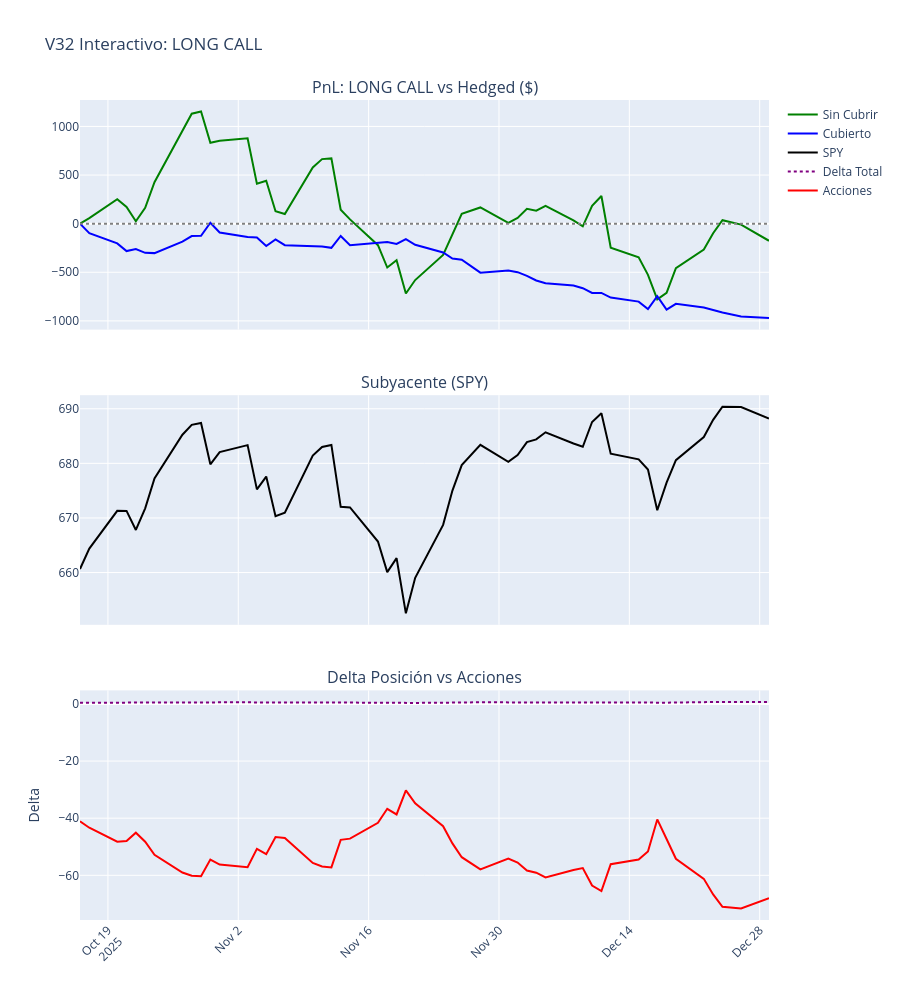

The code cell stored with this chart in its notebook:
### Markdown cell above
# 7.	Diseño una función de cobertura. Comparar la posición cubierta vs expuesta (delta-hedging).
## Simulador Interactivo de Cobertura Dinámica

Esta implementación permite realizar *Backtesting* de estrategias de volatilidad, comparando el rendimiento de una posición desnuda (*naked*) frente a una cubierta dinámicamente (*hedged*).

### 1. Abstracción del Rebalanceo

* **El Reto:** Un *Long Call* tiene Delta positivo (requiere vender acciones para cubrir). Un *Long Put* tiene Delta negativo (requiere comprar acciones). Un *Short Call* invierte el signo del Delta.
* **La Solución:** Se calcula el **Delta de Posición** neto. Esto permite que el mismo bloque de código gestione correctamente las 4 combinaciones posibles (Largo/Corto + Call/Put) sin necesidad de condicionales complejos.
   

### 2. Interacción de Usuario (UX)
Se utiliza un patrón de diseño de menú por consola (`input()`) con validación de entrada (`while True`).

### 3. Atribución de PnL (Hedged vs. Unhedged)
El gráfico final desglosa el rendimiento en dos componentes:
1.  **PnL Sin Cubrir (Línea Verde):** Es la exposición direccional pura. Muestra cuánto dinero se gana/pierde solo por tener la opción.
2.  **PnL Cubierto (Línea Azul):** Es el resultado de la estrategia de volatilidad pura.
    * Si la línea azul es estable y ascendente, significa que la volatilidad implícita vendida era mayor que la realizada (Scalping de Gamma).
    * Si la línea azul cae, indica que el coste de la cobertura (comprar caro, vender barato) superó al ingreso por prima (Theta).

### 4. Supuestos de Simulación
* **Frecuencia:** Rebalanceo diario (al cierre de mercado).
* **Costes:** No se incluyen comisiones ni *slippage* (deslizamiento) en la ejecución de las acciones, lo cual es un escenario idealizado. En la realidad, el PnL cubierto sería ligeramente inferior debido a la operativa.

### Code cell
# -*- coding: utf-8 -*-
"""
Ejercicio Máster V32: Simulador Interactivo (Menú de Selección)
---------------------------------------------------------------
MEJORA:
- Ahora el usuario elige la estrategia en tiempo de ejecución
  escribiendo en la consola.
- No hace falta editar el código para cambiar de Call a Put.
"""

import math
import datetime as dt
import pandas as pd
import plotly.graph_objects as go
from plotly.subplots import make_subplots
from ib_insync import IB, Stock, Option, util

# --- 1. MATEMÁTICAS ---
def norm_cdf(x):
    return 0.5 * (1.0 + math.erf(x / math.sqrt(2.0)))

def norm_pdf(x):
    return (1.0 / math.sqrt(2.0 * math.pi)) * math.exp(-0.5 * x * x)

def calculate_greeks_manual(S, K, T, r, q, price, right):
    if T <= 0.001 or price <= 0.01: return {"IV": 0, "Delta": 0}
    def bs_price(vol):
        if vol < 1e-4: vol = 1e-4
        d1 = (math.log(S/K) + (r - q + 0.5*vol**2)*T) / (vol*math.sqrt(T))
        d2 = d1 - vol*math.sqrt(T)
        if right == "C": return math.exp(-q*T)*S*norm_cdf(d1) - math.exp(-r*T)*K*norm_cdf(d2)
        else: return math.exp(-r*T)*K*norm_cdf(-d2) - math.exp(-q*T)*S*norm_cdf(-d1)

    lo, hi = 0.001, 5.0
    iv = float("nan")
    for _ in range(20):
        mid = (lo+hi)/2
        p = bs_price(mid)
        if abs(p - price) < 0.01:
            iv = mid; break
        if p > price: hi = mid
        else: lo = mid
    if math.isnan(iv): iv = (lo+hi)/2

    res = {"IV": iv * 100}
    try:
        d1 = (math.log(S/K) + (r - q + 0.5*iv**2)*T) / (iv*math.sqrt(T))
        eqT = math.exp(-q*T)
        if right == "C": res["Delta"] = eqT * norm_cdf(d1)
        else: res["Delta"] = eqT * (norm_cdf(d1) - 1.0)
    except:
        res["Delta"] = 0
    return res

# --- 2. MOTOR DE SIMULACIÓN ---
def run_universal_hedging(df, side, opt_type):
    print(f"Simulando cobertura para: {side} {opt_type}...")

    cash_hedged = 0.0
    shares_held = 0.0
    pnl_unhedged_list = []
    pnl_hedged_list = []
    hedge_pos_list = []
    position_delta_list = []

    initial_opt_price = df['Opt_Close'].iloc[0]
    qty_multiplier = 1 if side == "LONG" else -1

    for i in range(len(df)):
        row = df.iloc[i]

        # A) PnL Opción
        current_val = row['Opt_Close']
        if side == "LONG":
            pnl_option = (current_val - initial_opt_price) * 100
        else:
            pnl_option = (initial_opt_price - current_val) * 100
        pnl_unhedged_list.append(pnl_option)

        # B) Cobertura
        if i > 0:
            prev_row = df.iloc[i-1]
            price_change = row['Spot_Close'] - prev_row['Spot_Close']
            stock_pnl = shares_held * price_change
            cash_hedged += stock_pnl

        # Delta Total
        pos_delta = row['Delta'] * qty_multiplier
        position_delta_list.append(pos_delta)

        # Rebalanceo (Delta Neutral -> Target 0)
        # Si Delta es +0.5, vendo 50. Si es -0.5, compro 50.
        target_shares = -1 * pos_delta * 100
        shares_held = target_shares

        pnl_hedged_list.append(cash_hedged + pnl_option)
        hedge_pos_list.append(shares_held)

    df['PnL_Unhedged'] = pnl_unhedged_list
    df['PnL_Hedged'] = pnl_hedged_list
    df['Shares_Held'] = hedge_pos_list
    df['Pos_Delta'] = position_delta_list
    return df

# --- 3. GRÁFICO ---
def plot_results_v32(df, title_full):
    if df.empty: return
    days = len(df)
    start_d = df['Date'].iloc[0].strftime('%d-%b')
    end_d = df['Date'].iloc[-1].strftime('%d-%b')

    fig = make_subplots(
        rows=3, cols=1, shared_xaxes=True, vertical_spacing=0.08,
        subplot_titles=(f"PnL: {title_full} vs Hedged ($)", "Subyacente (SPY)", "Delta Posición vs Acciones")
    )

    fig.add_trace(go.Scatter(x=df['Date'], y=df['PnL_Unhedged'], name='Sin Cubrir', line=dict(color='green')), row=1, col=1)
    fig.add_trace(go.Scatter(x=df['Date'], y=df['PnL_Hedged'], name='Cubierto', line=dict(color='blue', width=2)), row=1, col=1)
    fig.add_hline(y=0, line_dash="dot", line_color="gray", row=1, col=1)

    fig.add_trace(go.Scatter(x=df['Date'], y=df['Spot_Close'], name='SPY', line=dict(color='black')), row=2, col=1)

    fig.add_trace(go.Scatter(x=df['Date'], y=df['Pos_Delta'], name='Delta Total', line=dict(color='purple', dash='dot')), row=3, col=1)
    fig.add_trace(go.Scatter(x=df['Date'], y=df['Shares_Held'], name='Acciones', line=dict(color='red'), yaxis="y2"), row=3, col=1)

    fig.update_layout(
        height=1000, title_text=f"V32 Interactivo: {title_full}", hovermode="x unified",
        xaxis3=dict(tickangle=-45),
        yaxis3=dict(title="Delta"),
        yaxis4=dict(title="Acciones", overlaying="y3", side="right", showgrid=False)
    )
    fig.write_html(f"Sim_V32_{title_full.replace(' ','_')}.html")
    print(f"\n[OK] Gráfico generado: Sim_V32_{title_full.replace(' ','_')}.html")
    try: fig.show()
    except: pass

# --- 4. DATA ---
def get_data_reconstruction(ib_conn, contract):
    try:
        bars = ib_conn.reqHistoricalData(contract, '', '1 Y', '1 day', 'MIDPOINT', 1, 1, False, [])
        if bars: return util.df(bars)
    except: pass
    bars_h = ib_conn.reqHistoricalData(contract, '', '6 M', '1 hour', 'MIDPOINT', 0, 1, False, [])
    if not bars_h: bars_h = ib_conn.reqHistoricalData(contract, '', '6 M', '1 hour', 'TRADES', 0, 1, False, [])
    if not bars_h: return None
    df_h = util.df(bars_h)
    df_h['date'] = pd.to_datetime(df_h['date'])
    if df_h['date'].dt.tz is not None: df_h['date'] = df_h['date'].dt.tz_localize(None)
    df_h.set_index('date', inplace=True)
    return df_h['close'].resample('D').last().dropna().reset_index()

# --- MAIN INTERACTIVO ---
if __name__ == "__main__":
    HOST = "127.0.0.1"; PORT = 7497; CLIENT_ID = 21
    SYMBOL = "SPY"
    TARGET_EXP = "20260116"

    print("\n" + "="*40)
    print("      CONFIGURACIÓN DE ESTRATEGIA")
    print("="*40)

    # 1. PREGUNTA: ¿Call o Put?
    while True:
        t_input = input("1. Tipo de Opción ([C]all / [P]ut): ").upper().strip()
        if t_input.startswith("C"):
            ESTRATEGIA_TIPO = "CALL"; break
        elif t_input.startswith("P"):
            ESTRATEGIA_TIPO = "PUT"; break
        print("   Error: Por favor escribe 'C' o 'P'.")

    # 2. PREGUNTA: ¿Largo o Corto?
    while True:
        s_input = input("2. Posición ([L]ong / [S]hort): ").upper().strip()
        if s_input.startswith("L"):
            POSICION_LADO = "LONG"; break
        elif s_input.startswith("S"):
            POSICION_LADO = "SHORT"; break
        print("   Error: Por favor escribe 'L' o 'S'.")

    print(f"\n--> SELECCIONADO: {POSICION_LADO} {ESTRATEGIA_TIPO}")
    print("Iniciando conexión con IBKR...\n")

    ib = IB()
    try:
        ib.connect(HOST, PORT, clientId=CLIENT_ID)
        ib.reqMarketDataType(3)

        # Spot y Precio
        underlying = Stock(SYMBOL, "SMART", "USD")
        ib.qualifyContracts(underlying)
        mkt = ib.reqMktData(underlying, "", False, False)
        ib.sleep(2)
        curr_price = mkt.last if mkt.last > 0 else 678.0

        # Seleccionar Strike
        chains = ib.reqSecDefOptParams(underlying.symbol, "", underlying.secType, underlying.conId)
        chain = next(c for c in chains if c.exchange == "SMART" and c.tradingClass == SYMBOL)

        strikes = [k for k in chain.strikes if k % 5 == 0]
        atm_strike = min(strikes, key=lambda x: abs(x - curr_price))
        print(f"Strike ATM detectado: {atm_strike}")

        # Contrato
        right_char = "C" if ESTRATEGIA_TIPO == "CALL" else "P"
        contract = Option(SYMBOL, TARGET_EXP, atm_strike, right_char, "SMART")
        ib.qualifyContracts(contract)
        print(f"Descargando contrato: {contract.localSymbol}")

        # Datos
        df_opt = get_data_reconstruction(ib, contract)
        if df_opt is None: raise Exception("Datos no disponibles.")
        df_opt = df_opt[['date', 'close']].rename(columns={'close': 'Opt_Close'})

        start_date = df_opt['date'].iloc[0]
        dur_days = (dt.datetime.now() - start_date).days + 5

        print(f"Sincronizando SPY...")
        bars_spy = ib.reqHistoricalData(underlying, '', f'{dur_days} D', '1 day', 'TRADES', 1, 1, False, [])
        df_spy = util.df(bars_spy)[['date', 'close']].rename(columns={'close': 'Spot_Close'})

        df_opt['date'] = pd.to_datetime(df_opt['date']).dt.date
        df_spy['date'] = pd.to_datetime(df_spy['date']).dt.date
        df = pd.merge(df_spy, df_opt, left_on='date', right_on='date', how='inner')
        df.rename(columns={'date': 'Date'}, inplace=True)

        # Griegas
        exp_dt = dt.datetime.strptime(TARGET_EXP, "%Y%m%d").date()
        deltas = []
        for _, row in df.iterrows():
            T = (exp_dt - row['Date']).days / 365.0
            g = calculate_greeks_manual(row['Spot_Close'], atm_strike, T, 0.045, 0.015, row['Opt_Close'], right_char)
            deltas.append(g.get("Delta", 0))
        df['Delta'] = deltas

        # Simulación
        df_sim = run_universal_hedging(df, POSICION_LADO, ESTRATEGIA_TIPO)
        plot_results_v32(df_sim, f"{POSICION_LADO} {ESTRATEGIA_TIPO}")

    except Exception as e:
        print(f"ERROR: {e}")
        import traceback
        traceback.print_exc()
    finally:
        ib.disconnect()
        print("Fin.")

### Figure 1 — Plotly figure (JSON) as saved in the notebook; plotly's stock layout.template omitted (floating-point values rounded to 4 significant figures)
{"data": [{"line": {"color": "green"}, "name": "Sin Cubrir", "type": "scatter", "x": ["2025-10-16", "2025-10-17", "2025-10-20", "2025-10-21", "2025-10-22", "2025-10-23", "2025-10-24", "2025-10-27", "2025-10-28", "2025-10-29", "2025-10-30", "2025-10-31", "2025-11-03", "2025-11-04", "2025-11-05", "2025-11-06", "2025-11-07", "2025-11-10", "2025-11-11", "2025-11-12", "2025-11-13", "2025-11-14", "2025-11-17", "2025-11-18", "2025-11-19", "2025-11-20", "2025-11-21", "2025-11-24", "2025-11-25", "2025-11-26", "2025-11-28", "2025-12-01", "2025-12-02", "2025-12-03", "2025-12-04", "2025-12-05", "2025-12-08", "2025-12-09", "2025-12-10", "2025-12-11", "2025-12-12", "2025-12-15", "2025-12-16", "2025-12-17", "2025-12-18", "2025-12-19", "2025-12-22", "2025-12-23", "2025-12-24", "2025-12-26", "2025-12-29"], "xaxis": "x", "y": [0, 57.0, 251.0, 171.0, 25, 164.0, 426, 966.0, 1131, 1154, 832.0, 853.0, 879.0, 410.0, 442, 128.0, 99.0, 579.0, 664.0, 671.0, 144.0, 44.0, -221.0, -451, -377.0, -718, -580.0, -322.0, -114.0, 101.0, 167, 9.0, 59.0, 152.0, 134.0, 183, 34.0, -28.0, 183, 285.0, -248.0, -347.0, -526, -779.0, -712.0, -457.0, -266, -99.0, 36.0, -10.0, -176.0], "yaxis": "y"}, {"line": {"color": "blue", "width": 2}, "name": "Cubierto", "type": "scatter", "x": ["2025-10-16", "2025-10-17", "2025-10-20", "2025-10-21", "2025-10-22", "2025-10-23", "2025-10-24", "2025-10-27", "2025-10-28", "2025-10-29", "2025-10-30", "2025-10-31", "2025-11-03", "2025-11-04", "2025-11-05", "2025-11-06", "2025-11-07", "2025-11-10", "2025-11-11", "2025-11-12", "2025-11-13", "2025-11-14", "2025-11-17", "2025-11-18", "2025-11-19", "2025-11-20", "2025-11-21", "2025-11-24", "2025-11-25", "2025-11-26", "2025-11-28", "2025-12-01", "2025-12-02", "2025-12-03", "2025-12-04", "2025-12-05", "2025-12-08", "2025-12-09", "2025-12-10", "2025-12-11", "2025-12-12", "2025-12-15", "2025-12-16", "2025-12-17", "2025-12-18", "2025-12-19", "2025-12-22", "2025-12-23", "2025-12-24", "2025-12-26", "2025-12-29"], "xaxis": "x", "y": [0, -97.16, -202.6, -282.1, -260.7, -300.2, -303.0, -185.2, -127.6, -124.5, 9.694, -90.82, -136.8, -142.9, -229.6, -161.4, -221.1, -232.3, -234.1, -248.7, -126.8, -221.5, -191.3, -188.6, -208.2, -158.5, -217.1, -296.8, -358.0, -370.6, -503.7, -480.9, -499.2, -537.3, -584.5, -612.3, -636.2, -663.9, -713.1, -712.9, -760.5, -801.7, -879.3, -746.7, -884.7, -824.4, -863.2, -887.9, -914.3, -955.3, -971.6], "yaxis": "y"}, {"line": {"color": "black"}, "name": "SPY", "type": "scatter", "x": ["2025-10-16", "2025-10-17", "2025-10-20", "2025-10-21", "2025-10-22", "2025-10-23", "2025-10-24", "2025-10-27", "2025-10-28", "2025-10-29", "2025-10-30", "2025-10-31", "2025-11-03", "2025-11-04", "2025-11-05", "2025-11-06", "2025-11-07", "2025-11-10", "2025-11-11", "2025-11-12", "2025-11-13", "2025-11-14", "2025-11-17", "2025-11-18", "2025-11-19", "2025-11-20", "2025-11-21", "2025-11-24", "2025-11-25", "2025-11-26", "2025-11-28", "2025-12-01", "2025-12-02", "2025-12-03", "2025-12-04", "2025-12-05", "2025-12-08", "2025-12-09", "2025-12-10", "2025-12-11", "2025-12-12", "2025-12-15", "2025-12-16", "2025-12-17", "2025-12-18", "2025-12-19", "2025-12-22", "2025-12-23", "2025-12-24", "2025-12-26", "2025-12-29"], "xaxis": "x2", "y": [660.6, 664.4, 671.3, 671.3, 667.8, 671.8, 677.2, 685.2, 687.1, 687.4, 679.8, 682.1, 683.3, 675.2, 677.6, 670.3, 671.0, 681.4, 683, 683.4, 672.0, 671.9, 665.7, 660.1, 662.6, 652.5, 659.0, 668.7, 675.0, 679.7, 683.4, 680.3, 681.5, 683.9, 684.4, 685.7, 683.6, 683.0, 687.6, 689.2, 681.8, 680.7, 678.9, 671.4, 676.5, 680.6, 684.8, 688.0, 690.4, 690.3, 688.2], "yaxis": "y2"}, {"line": {"color": "purple", "dash": "dot"}, "name": "Delta Total", "type": "scatter", "x": ["2025-10-16", "2025-10-17", "2025-10-20", "2025-10-21", "2025-10-22", "2025-10-23", "2025-10-24", "2025-10-27", "2025-10-28", "2025-10-29", "2025-10-30", "2025-10-31", "2025-11-03", "2025-11-04", "2025-11-05", "2025-11-06", "2025-11-07", "2025-11-10", "2025-11-11", "2025-11-12", "2025-11-13", "2025-11-14", "2025-11-17", "2025-11-18", "2025-11-19", "2025-11-20", "2025-11-21", "2025-11-24", "2025-11-25", "2025-11-26", "2025-11-28", "2025-12-01", "2025-12-02", "2025-12-03", "2025-12-04", "2025-12-05", "2025-12-08", "2025-12-09", "2025-12-10", "2025-12-11", "2025-12-12", "2025-12-15", "2025-12-16", "2025-12-17", "2025-12-18", "2025-12-19", "2025-12-22", "2025-12-23", "2025-12-24", "2025-12-26", "2025-12-29"], "xaxis": "x3", "y": [0.4111, 0.4334, 0.4822, 0.4798, 0.4509, 0.4823, 0.5284, 0.5902, 0.6016, 0.6034, 0.5449, 0.5622, 0.5715, 0.5076, 0.5258, 0.4659, 0.4691, 0.5565, 0.5693, 0.5723, 0.4757, 0.4717, 0.4162, 0.3671, 0.3869, 0.3025, 0.3481, 0.428, 0.4884, 0.5366, 0.5794, 0.5415, 0.5556, 0.5834, 0.5909, 0.6074, 0.5815, 0.5746, 0.6358, 0.655, 0.5613, 0.545, 0.5163, 0.4043, 0.4727, 0.542, 0.6124, 0.6669, 0.7105, 0.7163, 0.6801], "yaxis": "y3"}, {"line": {"color": "red"}, "name": "Acciones", "type": "scatter", "x": ["2025-10-16", "2025-10-17", "2025-10-20", "2025-10-21", "2025-10-22", "2025-10-23", "2025-10-24", "2025-10-27", "2025-10-28", "2025-10-29", "2025-10-30", "2025-10-31", "2025-11-03", "2025-11-04", "2025-11-05", "2025-11-06", "2025-11-07", "2025-11-10", "2025-11-11", "2025-11-12", "2025-11-13", "2025-11-14", "2025-11-17", "2025-11-18", "2025-11-19", "2025-11-20", "2025-11-21", "2025-11-24", "2025-11-25", "2025-11-26", "2025-11-28", "2025-12-01", "2025-12-02", "2025-12-03", "2025-12-04", "2025-12-05", "2025-12-08", "2025-12-09", "2025-12-10", "2025-12-11", "2025-12-12", "2025-12-15", "2025-12-16", "2025-12-17", "2025-12-18", "2025-12-19", "2025-12-22", "2025-12-23", "2025-12-24", "2025-12-26", "2025-12-29"], "xaxis": "x3", "y": [-41.11, -43.34, -48.22, -47.98, -45.09, -48.23, -52.84, -59.02, -60.16, -60.34, -54.49, -56.22, -57.15, -50.76, -52.58, -46.59, -46.91, -55.65, -56.93, -57.23, -47.57, -47.17, -41.62, -36.71, -38.69, -30.25, -34.81, -42.8, -48.84, -53.66, -57.94, -54.15, -55.56, -58.34, -59.09, -60.74, -58.15, -57.46, -63.58, -65.5, -56.13, -54.5, -51.63, -40.43, -47.27, -54.2, -61.24, -66.69, -71.05, -71.63, -68.01], "yaxis": "y3"}], "layout": {"annotations": [{"font": {"size": 16}, "showarrow": false, "text": "PnL: LONG CALL vs Hedged ($)", "x": 0.5, "xanchor": "center", "xref": "paper", "y": 1, "yanchor": "bottom", "yref": "paper"}, {"font": {"size": 16}, "showarrow": false, "text": "Subyacente (SPY)", "x": 0.5, "xanchor": "center", "xref": "paper", "y": 0.64, "yanchor": "bottom", "yref": "paper"}, {"font": {"size": 16}, "showarrow": false, "text": "Delta Posición vs Acciones", "x": 0.5, "xanchor": "center", "xref": "paper", "y": 0.28, "yanchor": "bottom", "yref": "paper"}], "height": 1000, "hovermode": "x unified", "shapes": [{"line": {"color": "gray", "dash": "dot"}, "type": "line", "x0": 0, "x1": 1, "xref": "x domain", "y0": 0, "y1": 0, "yref": "y"}], "title": {"text": "V32 Interactivo: LONG CALL"}, "xaxis": {"anchor": "y", "domain": [0, 1], "matches": "x3", "showticklabels": false}, "xaxis2": {"anchor": "y2", "domain": [0, 1], "matches": "x3", "showticklabels": false}, "xaxis3": {"anchor": "y3", "domain": [0, 1], "tickangle": -45}, "yaxis": {"anchor": "x", "domain": [0.72, 1]}, "yaxis2": {"anchor": "x2", "domain": [0.36, 0.64]}, "yaxis3": {"anchor": "x3", "domain": [0, 0.28], "title": {"text": "Delta"}}, "yaxis4": {"overlaying": "y3", "showgrid": false, "side": "right", "title": {"text": "Acciones"}}}}
